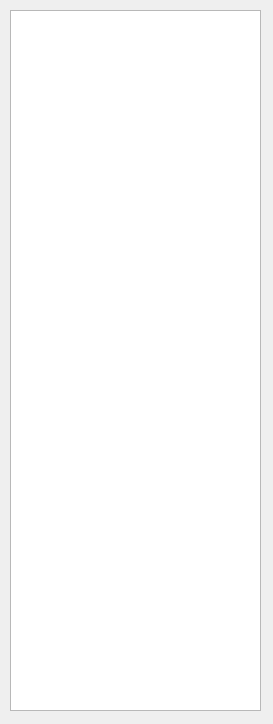
<?xml version="1.0" encoding="UTF-8"?>
<ui version="4.0">
 <class>FriendList</class>
 <widget class="QWidget" name="FriendList">
  <property name="geometry">
   <rect>
    <x>0</x>
    <y>0</y>
    <width>273</width>
    <height>724</height>
   </rect>
  </property>
  <property name="windowTitle">
   <string>FriendList</string>
  </property>
  <widget class="QListWidget" name="listWidget">
   <property name="geometry">
    <rect>
     <x>10</x>
     <y>10</y>
     <width>251</width>
     <height>701</height>
    </rect>
   </property>
  </widget>
 </widget>
 <layoutdefault spacing="6" margin="11"/>
 <resources/>
 <connections/>
</ui>
